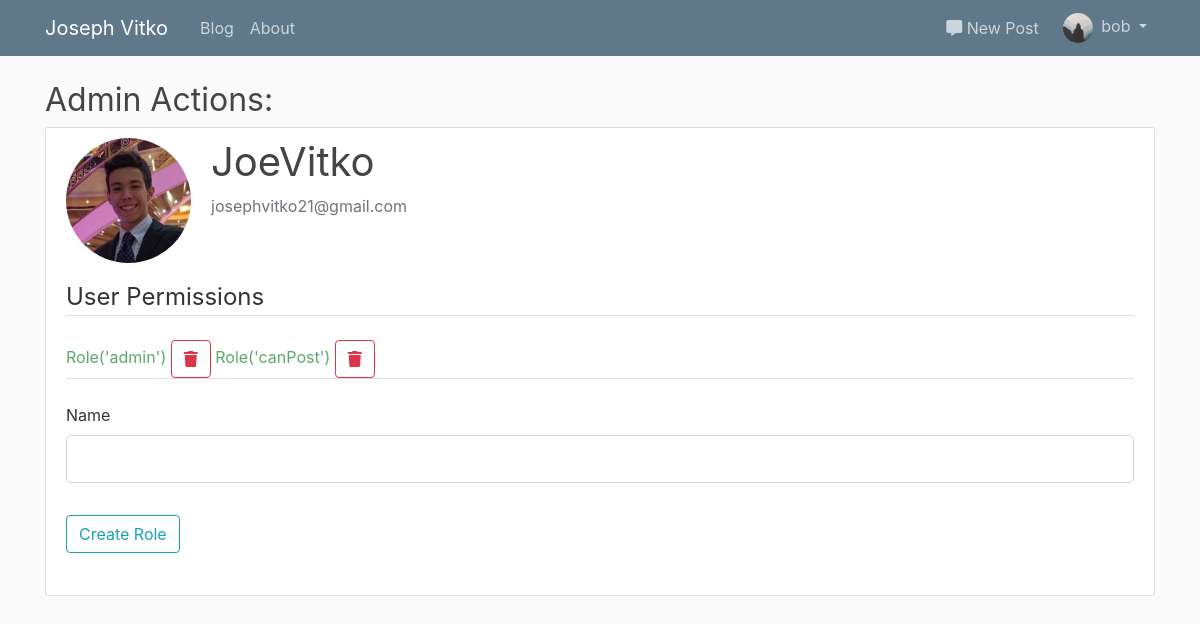
The page /admin/users/JoeVitko (signed in) on the database its author committed.
### flaskblog/models.py (models this page shows, shortened)
class User(db.Model, UserMixin):
    id = db.Column(db.Integer, primary_key=True)
    username = db.Column(db.String(20), unique=True, nullable=False)
    email = db.Column(db.String(120), unique=True, nullable=False)
    image_file = db.Column(db.String(20), nullable=False, default='default.jpg')
    password = db.Column(db.String(60), nullable=False)
    posts = db.relationship('Post', backref='author', lazy=True)
    roles = db.relationship('Role', secondary='user_roles')

class Role(db.Model):
    __tablename__ = 'roles'
    id = db.Column(db.Integer(), primary_key=True)
    name = db.Column(db.String(50), unique=True, nullable=False)
    def __repr__(self):
        return f"Role('{self.name}')"

### flaskblog/admin/routes.py (the view)
@admin.route('/admin/users/<string:user>', methods=['GET', 'POST'])
@admin_permission.require(http_exception=403)
def viewuser(user):
    user = User.query.filter_by(username=user).first()
    roles = Role.query.all()
    form = RoleForm()
    if form.validate_on_submit():
        return redirect(url_for('admin.assignrole', role=form.name.data, user=user.username))
    return render_template('admin_user_dashboard.html', user=user, roles=roles, form=form)

### flaskblog/admin/forms.py
class RoleForm(FlaskForm):
    name = StringField('Name', validators=[DataRequired()])
    submit = SubmitField('Create Role')

### flaskblog/models.py (called while the page is built)
@login_manager.user_loader
def load_user(user_id):
    return User.query.get(int(user_id))

### flaskblog/templates/admin_user_dashboard.html (shortened to what this page needs)
{% extends "layout_admin.html" %}
{% block midsection %}
    <h2>Admin Actions:</h2>
    <div class="content-section">
        <div class="media">
            <img class="rounded-circle account-img" src="{{ url_for('static', filename='profile_pics/' + user.image_file) }}" alt="profile_pic">
            <div class="media-body">
                <h2 class="account-heading">{{ user.username }}</h2>
                <p class="text-secondary">{{ user.email }}</p>
            </div>
        </div>
        <fieldset class="form-group">
            <legend class="border-bottom mb-4">User Permissions</legend>
            {% if user.roles|length == 0 %}
                <span class="text-danger">User has no permissions</span>
            {% else %}
                {% for role in user.roles %}
                    <span class="text-success">{{ role }}</span>
                    <a role="button" class="btn btn-outline-danger" data-toggle="tooltip" data-placement="bottom" title="Revoke Role" href="{{ url_for('admin.revokerole', user=user.username, role=role.name) }}">
                        <i class="fas fa-trash"></i>
                    </a>
                {% endfor %}
            {% endif %}
            <form method="POST" action="">
                <fieldset class="form-group">
                    <legend class="border-bottom mb-4">{{ legend }}</legend>
                    <div class="form-group">
                        {{ form.name.label(class="form-control-label") }}
                        {% if form.name.errors %}
                            {{ form.name(class="form-control form-control-lg is-invalid") }}
                            <div class="invalid-feedback">
                                {% for error in form.name.errors %}
                                    <span>{{ error }}</span>
                                {% endfor %}
                            </div>
                        {% else %}
                            {{ form.name(class="form-control form-control-lg") }}
                        {% endif %}
                    </div>
                </fieldset>
                <div class="form-group">
                    {{ form.submit(class="btn btn-outline-info") }}
                </div>
            </form>
        </fieldset>
    </div>
{% endblock midsection %}

### flaskblog/templates/header.html (shortened to what this page needs)
<header class="site-header">
    <nav class="navbar navbar-expand-md navbar-dark bg-steel fixed-top">
        <div class="container">
            <a class="navbar-brand mr-4" href="/">Joseph Vitko</a>
            <div class="collapse navbar-collapse" id="navbarToggleMain">
                <div class="navbar-nav mr-auto">
                  <a class="nav-item nav-link" href="{{ url_for('main.blog') }}">Blog</a>
                  <a class="nav-item nav-link" href="{{ url_for('main.about') }}">About</a>
                </div>
            </div>
            {% if current_user.is_authenticated %}
                <div class="collapse navbar-collapse justify-content-end">
                    <div class="navbar-nav">
                        <div class="collapse navbar-collapse newpost" id="navbarTogglePost">
                            <a class="nav-item nav-link postlink nav-dropdown" href="{{ url_for('posts.new_post') }}"><i class="fas fa-comment-alt"></i> New Post</a>
                        </div>
                        <div class="collapse navbar-collapse" id="navbarToggleUser">
                            <li class="nav-item dropdown">
                                <a class="nav-link dropdown-toggle userlink nav-dropdown" href="#" id="navbarDropdownMenuLink" role="button" data-toggle="dropdown" aria-haspopup="true" aria-expanded="false">
                                    <div class="avatar-img-container">
                                        <img src="{{ url_for('static', filename='profile_pics/' + current_user.image_file) }}" class="rounded-circle avatar-img">
                                    </div>
                                    <span class="nav-text avatar-header">{{ current_user.username }}</span>
                                </a>
                            </li>
                        </div>
                    </div>
                </div>
            {% endif %}
        </div>
    </nav>
</header>

### flaskblog/static/main.css (style rules this page uses)
body { background: #fafafa; color: #333333; margin-top: 5rem; }
h1, h2, h3, h4, h5, h6 { color: #444444; font-weight: 400; }
.bg-steel { background-color: #5f788a; }
.site-header .navbar-nav .nav-link { color: #cbd5db; }
.content-section { background: #ffffff; padding: 10px 20px; border: 1px solid #dddddd; border-radius: 3px; margin-bottom: 20px; }
.account-img { height: 125px; width: 125px; margin-right: 20px; margin-bottom: 16px; }
.account-heading { font-size: 2.5rem; }
.avatar-img-container { width: 30px; height: auto; display: inline-block; }
.avatar-img { width: 100%; height: auto; }
.avatar-header { margin-left: 4px; }
.newpost { margin-right: 8px; }
.userlink { padding-top: 0; padding-bottom: 0; vertical-align: middle; padding-right: 0; }
.postlink { padding-top: 0; padding-bottom: 0; vertical-align: middle; }
.text-success { color: #5aa96d!important; }

### rows shown on the page
User: image_file (placeholder picture), username "bob"
User: image_file (picture), username "JoeVitko", email "josephvitko21@gmail.com"
Role: name "Role('admin')"
Role: name "Role('canPost')"
